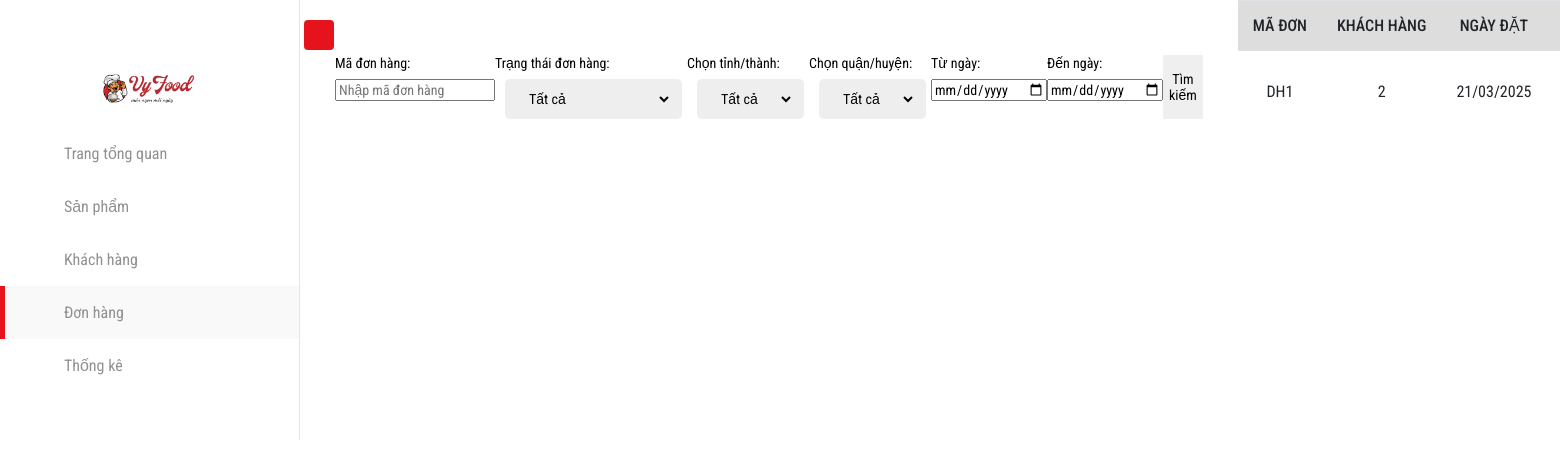
/adminorder.php, run on the app's committed database.
### tables this page shows
CREATE TABLE `donhang` (
  `madh` int(255) NOT NULL,
  `makh` int(255) NOT NULL,
  `ngaytao` date NOT NULL,
  `tongtien` int(255) NOT NULL,
  `trangthai` enum('chưa xác nhận','đã xác nhận','đã giao','thành công','hủy đơn') NOT NULL
);

### adminorder.php (the view, shortened to what this page needs)
<!DOCTYPE html>
<html lang="en">
  <head>
    <link
      rel="stylesheet"
      href="https://cdn.jsdelivr.net/npm/bootstrap@4.6.2/dist/css/bootstrap.min.css"
    />
    <link
      rel="stylesheet"
      href="assets/font-awesome-pro-v6-6.2.0/css/all.min.css"
    />
    <link rel="stylesheet" href="admin/css/style.css" />
    <link rel="stylesheet" href="assets/css/base.css" />
    <link rel="stylesheet" href="assets/css/admin.css" />
  </head>
  <body>
    <?php
    include_once "./includes/headeradmin.php";
     ?>
       <?php
       if ($_SERVER["REQUEST_METHOD"] !== "POST") {
        include_once("./includes/headeradmin.php");
    }
?>
<div class="admin-order">
    <div class="admin-control">
        <form id="search-form">
            <div>
                <label>Mã đơn hàng:</label>
                <input type="text" id="ma_don_hang" name="ma_don_hang" placeholder="Nhập mã đơn hàng">
            </div>
            <div>
                <label>Trạng thái đơn hàng:</label>
                <select id="tinh_trang" name="tinh_trang">
                    <option value="">Tất cả</option>
                </select>
            </div>
            <div>
                <label>Chọn tỉnh/thành:</label>
                <select id="tinh_thanh" name="tinh_thanh">
                    <option value="">Tất cả</option>
                </select>
            </div>
            <div>
                <label>Chọn quận/huyện:</label>
                <select id="quan_huyen" name="quan_huyen">
                    <option value="">Tất cả</option>
                </select>
            </div>
            <div>
                <label>Từ ngày:</label>
                <input type="date" id="time_start" name="time_start">
            </div>
            <div>
                <label>Đến ngày:</label>
                <input type="date" id="time_end" name="time_end">
            </div>
            <button type="button" id="form-search-product">Tìm kiếm</button>
        </form>
    </div>
</div>
        <?php
include 'connect.php';
$sql = "SELECT madh, makh, ngaytao, tongtien, trangthai FROM donhang";
$result = $conn->query($sql);
?>
<div class="table">
    <table width="100%">
        <thead>
            <tr>
                <td>Mã đơn</td>
                <td>Khách hàng</td>
                <td>Ngày đặt</td>
                <td>Tổng tiền</td>
            </tr>
        </thead>
        <tbody id="showOrder">
            <?php while ($row = $result->fetch_assoc()): ?>
                <tr>
                    <td><?php echo 'DH' . $row['madh']; ?></td>
                    <td><?php echo $row['makh']; ?></td>
                    <td><?php echo date('d/m/Y', strtotime($row['ngaytao'])); ?></td>
                    <td><?php echo number_format($row['tongtien'], 0, ',', '.') . '.000 ₫'; ?></td>
                </tr>
            <?php endwhile; ?>
        </tbody>
    </table>
</div>
      </div>
  </body>
</html>

### assets/css/base.css (style rules this page uses)
:root { --color-text: #000000; --color-bg1: #0d5432; --color-bg2: #e6131c; --font: "Roboto Condensed", sans-serif; }
body { color: var(--color-text); font-family: var(--font); overflow-x: hidden; }

### assets/css/admin.css (style rules this page uses)
.admin-control { display: flex; justify-content: space-between; margin-bottom: 20px; margin-top: 20px; align-items: center; font-size: 14px; }
select { background-color: #eee; padding: 10px 20px; border-radius: 5px; outline: none; border: none; margin-left: 10px; border-right: 10px solid #eee; height: 40px; cursor: pointer; margin-right: 5px; }
form { display: flex; justify-content: center; }
button { outline: none; border: none; cursor: pointer; }
.table thead td { font-size: 16px; text-transform: uppercase; font-weight: 500; background: var(--color-text); padding: 15px; text-align: center; white-space: nowrap; background-color: #ddd; }
.table td { padding: 10px 15px; border-top: 1px solid #dee2e6; vertical-align: middle; }
tbody tr td { text-align: center; }
.admin-order { padding: 35px; width: 100%; }

### data on the page
donhang: madh "1", makh "2", ngaytao "21/03/2025"
